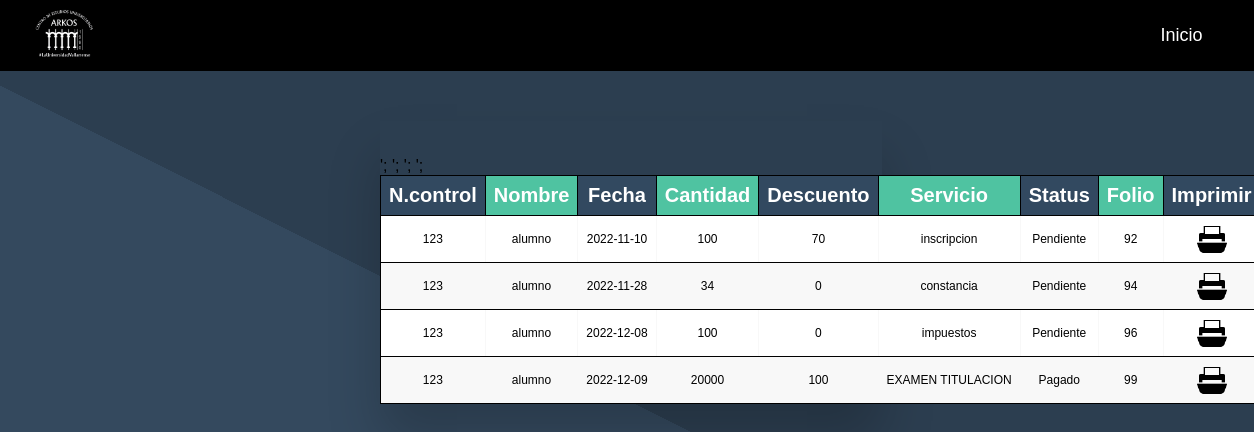
Page /readPagosAlumno.php (signed in) on the committed database.
### tables this page shows
CREATE TABLE `tbl_cargo` (
  `id_cargo` bigint(20) NOT NULL,
  `numero_control` int(100) NOT NULL,
  `id_alumno` bigint(20) NOT NULL,
  `cuatrimestre` int(11) NOT NULL,
  `carrera` text NOT NULL,
  `id_conceptos` bigint(20) NOT NULL,
  `status` varchar(100) NOT NULL,
  `cantidad` int(11) NOT NULL,
  `descuento` int(11) NOT NULL,
  `total` int(11) NOT NULL,
  `tipo_pago` varchar(100) NOT NULL,
  `fecha` date NOT NULL,
  `observaciones` varchar(1000) NOT NULL
);

CREATE TABLE `tbl_alumno` (
  `id_alumno` bigint(11) NOT NULL,
  `nombre` varchar(100) NOT NULL,
  `numero_control` int(11) NOT NULL,
  `id_carrera` bigint(20) NOT NULL,
  `cuatrimestre` int(11) NOT NULL,
  `id_usuario` bigint(20) NOT NULL
);

CREATE TABLE `tbl_concepto` (
  `id_concepto` bigint(20) NOT NULL,
  `nombre` varchar(100) NOT NULL,
  `costo` int(100) NOT NULL
);

### readPagosAlumno.php (the view, shortened to what this page needs)
<!DOCTYPE html>
<html>
<head>
    <link rel="stylesheet" href="https://cdnjs.cloudflare.com/ajax/libs/font-awesome/4.7.0/css/font-awesome.min.css" />
    <link rel="stylesheet" href="styles/estiloBuscar.css">
</head>
<header>
    <section>
        <img src="images/logoarkos.png" id="logo">
        <nav>
            <ul>
                <li><a href="menualumno.php">Inicio</a></li>
            </ul>
        </nav>
    </section>
</header>
<body>
    <div class="table-wrapper">
        <form action="deletePeriodo.php" method="post">
            <table class="fl-table">
                <thead>
                    <br><br>
                    <tr>
                        <th>N.control</th>
                        <th>Nombre</th>
                        <th>Fecha</th>
                        <th>Cantidad</th>
                        <th>Descuento</th>
                        <th>Servicio</th>
                        <th>Status</th>
                        <th>Folio</th>
                        <th>Imprimir</th>
                    </tr>
                </thead>
                <tbody>
                    <?php
                    $conn = mysqli_connect(
                        'localhost',
                        'root',
                        '',
                        'saceuapay'
                    );
                    $ids = $_SESSION['id_usuario'];
                    $aluc = "SELECT * FROM tbl_alumno where id_usuario = '$ids'";
                    $query0 = mysqli_query($conn, $aluc);
                    $row0 = mysqli_fetch_array($query0);
                    $query = "SELECT * FROM tbl_cargo  WHERE id_Alumno = '$row0[0]'";
                    $resultalu = mysqli_query($conn, $query);
                    while ($row = mysqli_fetch_array($resultalu)) {
                        $alu = $row['id_alumno'];
                        $sql2 = "SELECT * FROM tbl_alumno WHERE id_alumno = '$alu'";
                        $query2 = mysqli_query($conn, $sql2);
                        $row3 = mysqli_fetch_array($query2);
                        $concepto = $row['id_conceptos'];
                        $sql4 = "SELECT * FROM tbl_concepto WHERE id_concepto = '$concepto'";
                        $query4 = mysqli_query($conn, $sql4);
                        $row4 = mysqli_fetch_array($query4);
                    ?>
                        <tr>
                            <td><?php echo $row['numero_control']  ?></td>
                            <td><?php echo $row3['nombre']  ?></td>
                            <td><?php echo $row['fecha']  ?></td>
                            <td><?php echo $row['cantidad']  ?></td>
                            <td><?php echo $row['descuento']  ?></td>
                            <td><?php echo $row4['nombre']  ?></td>
                            <td><?php echo $row['status']  ?></td>
                            <td><?php echo $row['id_cargo']  ?></td>
                            <td><a href="saceuapaypdf.php?id= <?php echo $row['id_cargo'] ?>"><img src="images/print.png" width="30" height="30" /></a></td>';
                        </tr>
                    <?php } ?>
                </tbody>
            </table>
    </div>
</body>
</html>

### styles/estiloBuscar.css (style rules this page uses)
* { padding: 0; margin: 0; box-sizing: border-box; -webkit-box-sizing: border-box; -moz-box-sizing: border-box; }
body { align-items: center; justify-content: center; height: 100vh; background: url(logo.jpg); font-family: Arial, Helvetica, sans-serif; background: linear-gradient(26.65deg, #34495e 50%, #2c3e50 50%); }
a { text-decoration: none; color:white; }
.table-wrapper { margin: 10px 70px 70px; box-shadow: 0px 35px 50px rgba( 0, 0, 0, 0.2 ); width: 40%; margin-left: 30.3%; }
.fl-table { border-radius: 5px; font-size: 20px; font-weight: normal; border: none; border-collapse: collapse; width: 100%; max-width: 100%; white-space: nowrap; background-color: white; }
.fl-table td, .fl-table th { text-align: center; padding: 8px; }
.fl-table td { border-right: 1px solid #f8f8f8; font-size: 12px; }
.fl-table thead th { color: #ffffff; background: #4FC3A1; }
.fl-table thead th:nth-child(odd) { color: #ffffff; background: #324960; }
.fl-table tr:nth-child(even) { background: #F8F8F8; }
* { text-decoration:none; list-style:none; margin:0px; padding:0px; outline:none; }
section { width:100%; max-width:1200px; margin:0px auto; display:table; position:relative; }
header { width:100%; display:table; background-color:#000; margin-bottom:50px; }
#logo { float:left; width: 5.5%; margin-top: 0.45%; }
nav { width:auto; float:right; }
nav ul { display:table; float:right; }
nav ul li { float:left; }
nav ul li:last-child { padding-right:0px; }
nav ul li a { color:#fff; font-size:18px; padding: 25px 20px; display:inline-block; transition: all 0.5s ease 0s; }
@media only screen and (max-width: 1440px) { section { max-width:95%; } }

### readPagosAlumno.php (style rules this page uses)
table, th, td { border: 1px solid black; ; }

### rows in the picture
tbl_cargo: numero_control "123", id_alumno.nombre "alumno", fecha "2022-11-10", cantidad "100", descuento "70", id_conceptos.nombre "inscripcion", status "Pendiente", id_cargo "92"
tbl_cargo: numero_control "123", id_alumno.nombre "alumno", fecha "2022-11-28", cantidad "34", descuento "0", id_conceptos.nombre "constancia", status "Pendiente", id_cargo "94"
tbl_cargo: numero_control "123", id_alumno.nombre "alumno", fecha "2022-12-08", cantidad "100", descuento "0", id_conceptos.nombre "impuestos", status "Pendiente", id_cargo "96"
tbl_cargo: numero_control "123", id_alumno.nombre "alumno", fecha "2022-12-09", cantidad "20000", descuento "100", id_conceptos.nombre "EXAMEN TITULACION", status "Pagado", id_cargo "99"
